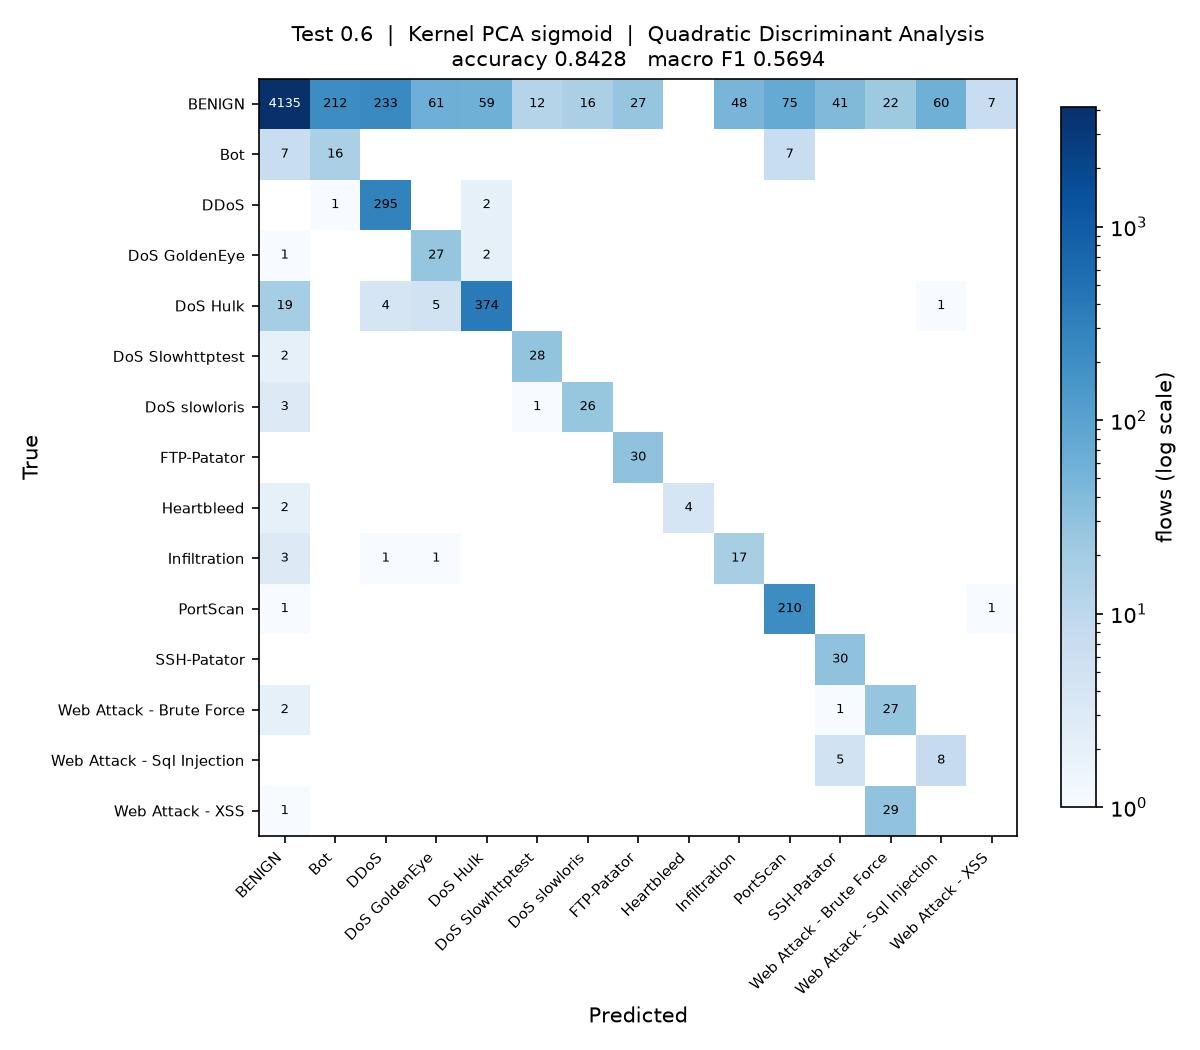

The script that saved this image:
"""
Test_0.6_DR_SIG_QDA

Test size 0.6  |  Kernel PCA (sigmoid)  |  Quadratic Discriminant Analysis  (reference sheet #17)

Note: the rarest class has fewer training rows than there are components, so the class covariance needs shrinkage before QDA can be fitted.

Run on its own:

    python Test_0.6_DR_SIG_QDA.py

Writes Test_0.6_DR_SIG_QDA.jpg (confusion matrix) and appends one row to
results/75_runs.csv.
"""

import os
import sys
import time
import warnings
from pathlib import Path

import matplotlib
matplotlib.use("Agg")
import matplotlib.pyplot as plt
import numpy as np
import pandas as pd
from sklearn.decomposition import KernelPCA
from sklearn.impute import SimpleImputer
from sklearn.metrics import (accuracy_score, confusion_matrix, f1_score,
                             precision_score, recall_score)
from sklearn.model_selection import train_test_split
from sklearn.preprocessing import LabelEncoder, StandardScaler
from sklearn.discriminant_analysis import QuadraticDiscriminantAnalysis

sys.path.insert(0, str(Path(__file__).resolve().parent.parent))
from common import load_sample                      # noqa: E402

warnings.filterwarnings("ignore")

# ----- this run -------------------------------------------------------------
TEST_SIZE = 0.6
KERNEL = "sigmoid"
CLASSIFIER = "QDA"
N_COMPONENTS = 15
# ----------------------------------------------------------------------------

SEED = 0
N_JOBS = max(1, (os.cpu_count() or 2) // 2)
STEM = "Test_0.6_DR_SIG_QDA"
HERE = Path(__file__).resolve().parent
RESULTS = HERE.parent / "results"


# QDA estimates a separate covariance matrix per class, so the rarest class
# has to supply more rows than there are components. Heartbleed supplies about
# five against 15 components, so its covariance is rank deficient. Shrinkage
# pulls each class covariance towards a shared spherical one, which makes it
# estimable; RANK_TOL is the threshold sklearn uses to decide whether that
# worked, and its default of 1e-4 is far above the 1e-7 scale of these
# components, so it would reject a covariance that is in fact positive definite.
RANK_TOL = 1e-12


def qda_shrinkage(X, y):
    """Smallest shrinkage that lets every class covariance be estimated.

    Less shrinkage keeps the model closer to true QDA, so the values are
    tried in order and the first that fits is used.
    """
    last = None
    for s in (0.1, 0.25, 0.5, 0.8, 0.95):
        try:
            QuadraticDiscriminantAnalysis(solver="eigen", shrinkage=s,
                                          tol=RANK_TOL).fit(X, y)
        except Exception as exc:
            last = exc
            continue
        print("QDA shrinkage " + str(s))
        return s
    raise SystemExit("QDA cannot be estimated at any shrinkage: " + str(last))


def main():
    t0 = time.time()
    df = load_sample(10000, 50, SEED)
    y = LabelEncoder().fit_transform(df["Label"])
    X = df.drop(columns=["Label", "Day"])
    classes = sorted(df["Label"].unique())
    print(f"{len(df):,} flows, {X.shape[1]} features, {len(classes)} classes")

    X_train, X_test, y_train, y_test = train_test_split(
        X, y, test_size=TEST_SIZE, random_state=SEED, stratify=y)

    # mean imputation and scaling, fitted on the training split only
    imputer = SimpleImputer(strategy="mean").fit(X_train)
    scaler = StandardScaler().fit(imputer.transform(X_train))
    X_train = scaler.transform(imputer.transform(X_train))
    X_test = scaler.transform(imputer.transform(X_test))

    # dimensionality reduction: Kernel PCA, fitted on the training split only.
    # arpack keeps the largest positive eigenvalues; the randomized solver ranks
    # them by magnitude and fails on the sigmoid kernel, which is not PSD.
    kpca = KernelPCA(n_components=N_COMPONENTS, kernel=KERNEL,
                     eigen_solver="arpack", random_state=SEED, n_jobs=N_JOBS)
    X_train = kpca.fit_transform(X_train)
    X_test = kpca.transform(X_test)
    print(f"Kernel PCA ({KERNEL}): {X_train.shape[1]} components")

    classifier = QuadraticDiscriminantAnalysis(
        solver="eigen", tol=RANK_TOL,
        shrinkage=qda_shrinkage(X_train, y_train))
    classifier.fit(X_train, y_train)
    y_pred = classifier.predict(X_test)

    acc = accuracy_score(y_test, y_pred)
    pre = precision_score(y_test, y_pred, average="macro", zero_division=0)
    rec = recall_score(y_test, y_pred, average="macro", zero_division=0)
    f1 = f1_score(y_test, y_pred, average="macro", zero_division=0)
    pre_w = precision_score(y_test, y_pred, average="weighted", zero_division=0)
    rec_w = recall_score(y_test, y_pred, average="weighted", zero_division=0)
    f1_w = f1_score(y_test, y_pred, average="weighted", zero_division=0)

    print(f"Accuracy  : {acc:.4f}")
    print(f"Precision : {pre:.4f}")
    print(f"Recall    : {rec:.4f}")
    print(f"F1 Score  : {f1:.4f}")

    # confusion matrix image, named to match this script
    cm = confusion_matrix(y_test, y_pred, labels=range(len(classes)))
    fig, ax = plt.subplots(figsize=(8, 7))
    im = ax.imshow(cm, cmap="Blues", norm=matplotlib.colors.LogNorm(vmin=1))
    ax.set_xticks(range(len(classes)), classes, rotation=45, ha="right", fontsize=7)
    ax.set_yticks(range(len(classes)), classes, fontsize=7)
    ax.set_xlabel("Predicted")
    ax.set_ylabel("True")
    ax.set_title(f"Test {TEST_SIZE}  |  Kernel PCA {KERNEL}  |  Quadratic Discriminant Analysis\n"
                 f"accuracy {acc:.4f}   macro F1 {f1:.4f}", fontsize=10)
    for i in range(len(classes)):
        for j in range(len(classes)):
            if cm[i, j]:
                ax.text(j, i, cm[i, j], ha="center", va="center", fontsize=6,
                        color="white" if cm[i, j] > cm.max() / 3 else "black")
    fig.colorbar(im, ax=ax, fraction=0.04, label="flows (log scale)")
    fig.tight_layout()
    fig.savefig(HERE / f"{STEM}.jpg", dpi=150)
    plt.close(fig)

    # one row appended to the shared results table
    RESULTS.mkdir(exist_ok=True)
    row = {"Test": TEST_SIZE, "DR": "SIG", "Clas": CLASSIFIER,
           "Acc": round(acc, 4), "Pre": round(pre, 4), "Rec": round(rec, 4),
           "F1": round(f1, 4),
           "Pre_weighted": round(pre_w, 4), "Rec_weighted": round(rec_w, 4),
           "F1_weighted": round(f1_w, 4),
           "n_components": N_COMPONENTS, "seconds": round(time.time() - t0, 1),
           "script": STEM}
    out = RESULTS / "75_runs.csv"
    old = pd.read_csv(out).to_dict("records") if out.exists() else []
    old = [r for r in old if r.get("script") != STEM]
    pd.DataFrame(old + [row]).to_csv(out, index=False)
    print(f"saved {STEM}.jpg and appended to results/75_runs.csv "
          f"({time.time() - t0:.0f}s)")


if __name__ == "__main__":
    main()
